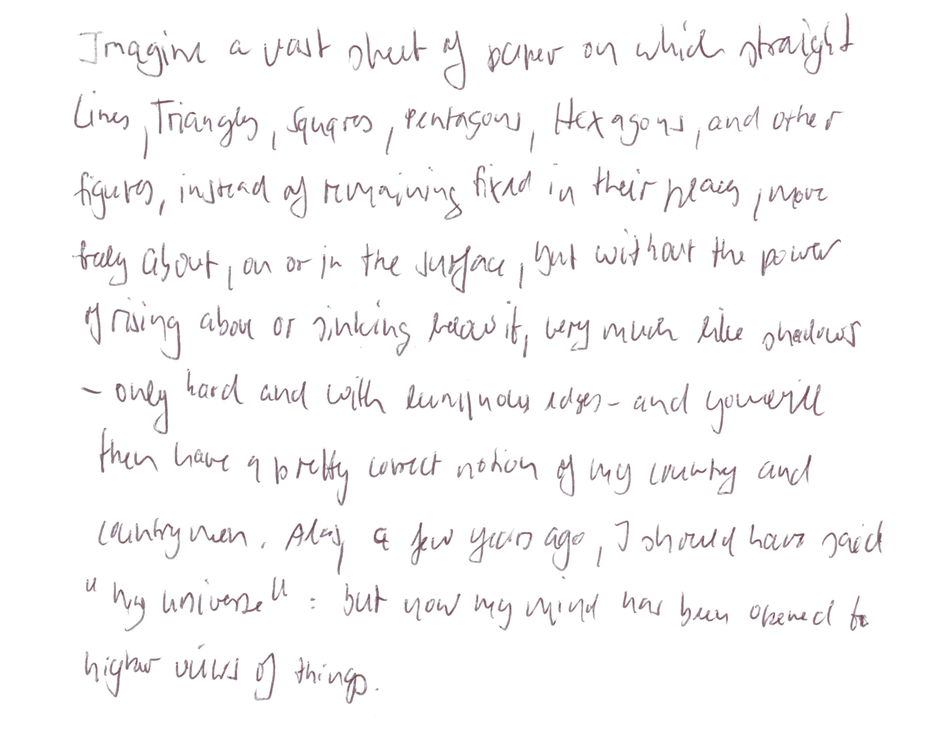
#> input picture root/images/tests/cvl_test.tif, 936 x 754 px, shrunk from 2016 x 1624 before the run, found by its file name
$ python rotation.py
#> lines starting #> are read from the running program, lines starting #| are printed output that depends on the picture; after the words box and inside, x2 and y2 are one past the last pixel; in counts of white or black regions, pixels touching at a corner belong together
#!/usr/bin/python3
# 2018.01.16 01:11:49 CST
# 2018.01.16 01:55:01 CST
import cv2
import numpy as np

import os
print( os.getcwd() )

## (1) read
img = cv2.imread("images/tests/cvl_test.tif")
#> img is the input picture: shape (754, 936, 3); mean B, G, R 249.1, 248.6, 249.6
gray = cv2.cvtColor(img, cv2.COLOR_BGR2GRAY)

## (2) threshold
th, threshed = cv2.threshold(gray, 127, 255, cv2.THRESH_BINARY_INV|cv2.THRESH_OTSU)
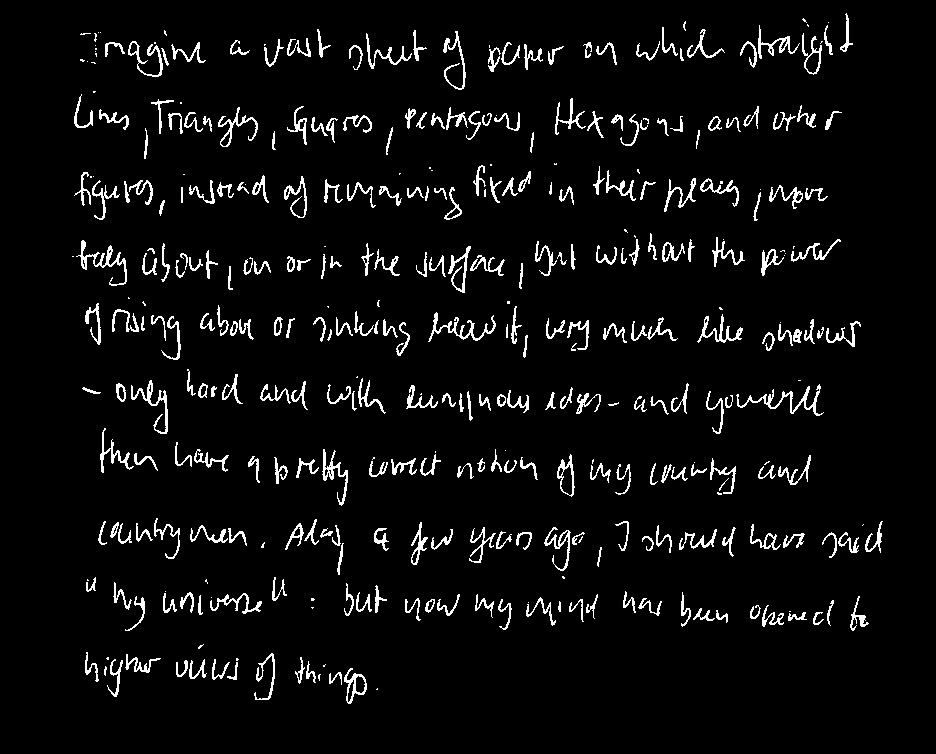
#> threshed: shape (754, 936); 5% white in thin lines or dots, all inside (x1, y1, x2, y2) = (72, 13, 883, 704)
#> th = 202

## (3) minAreaRect on the nozeros
pts = cv2.findNonZero(threshed)
#> pts = contour of 35447 points, box (x1, y1, x2, y2) (72, 13, 883, 704), area 129682
ret = cv2.minAreaRect(pts)
#> ret = ((476.1, 359.6), (801.3, 678.5), -1.79)

(cx,cy), (w,h), ang = ret
#> cx = 476.1; cy = 359.6; w = 801.3; h = 678.5; ang = -1.79
if w>h:
    w,h = h,w
#> w = 678.5; h = 801.3
    ang += 90
#> ang = 88.21

## (4) Find rotated matrix, do rotation
M = cv2.getRotationMatrix2D((cx,cy), ang, 1.0)
#> M = [[0.0312, 1, 101.8], [-1, 0.0312, 824.3]]
rotated = cv2.warpAffine(threshed, M, (img.shape[1], img.shape[0]))
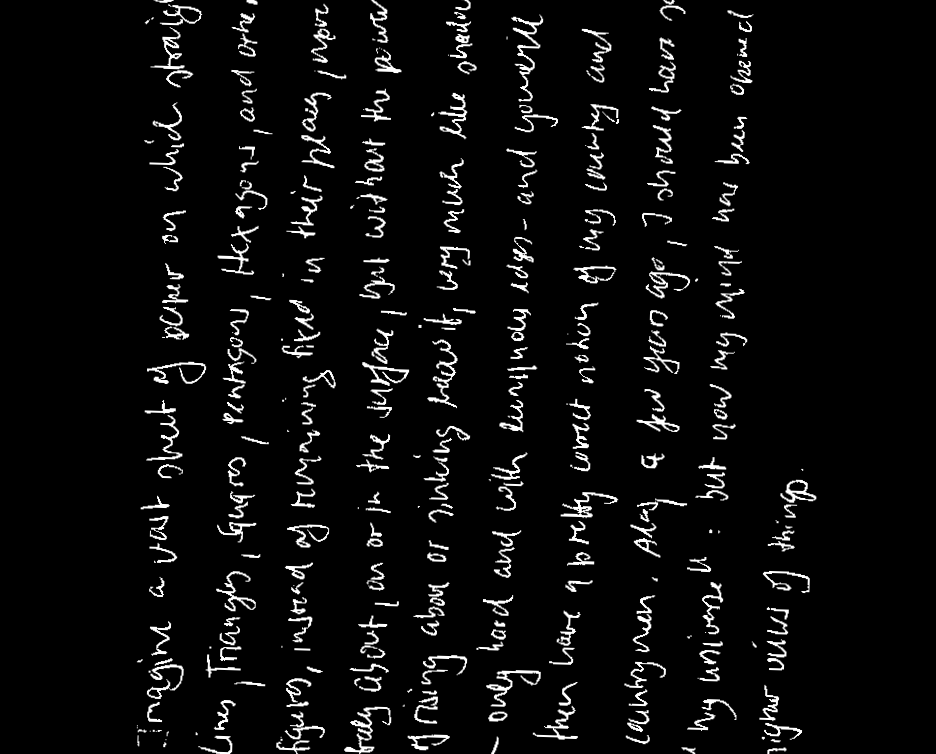
#> rotated: shape (754, 936); min 0, max 255, mean 12.5

## (5) find and draw the upper and lower boundary of each lines
hist = cv2.reduce(rotated,1, cv2.REDUCE_AVG).reshape(-1)
#> hist = 754 values, max 32 at index 736, min 2 at index 205, mean 12.45

th = 2
H,W = img.shape[:2]
#> H = 754; W = 936
uppers = [y for y in range(H-1) if hist[y]<=th and hist[y+1]>th]
#> uppers = [205]
lowers = [y for y in range(H-1) if hist[y]>th and hist[y+1]<=th]
#> lowers = [204]

rotated = cv2.cvtColor(rotated, cv2.COLOR_GRAY2BGR)
#> rotated: shape (754, 936, 3)
for y in uppers:
    cv2.line(rotated, (0,y), (W, y), (255,0,0), 1)
#> this loop made 1 pass
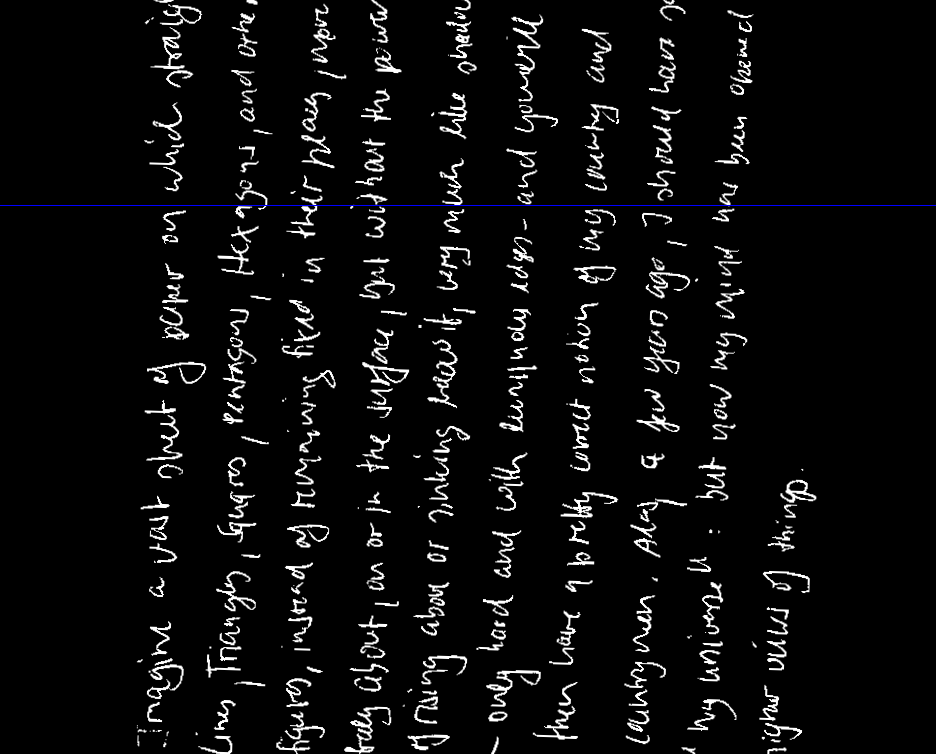
#> rotated: shape (754, 936, 3); mean B, G, R 12.8, 12.5, 12.5

for y in lowers:
    cv2.line(rotated, (0,y), (W, y), (0,255,0), 1)
#> this loop made 1 pass
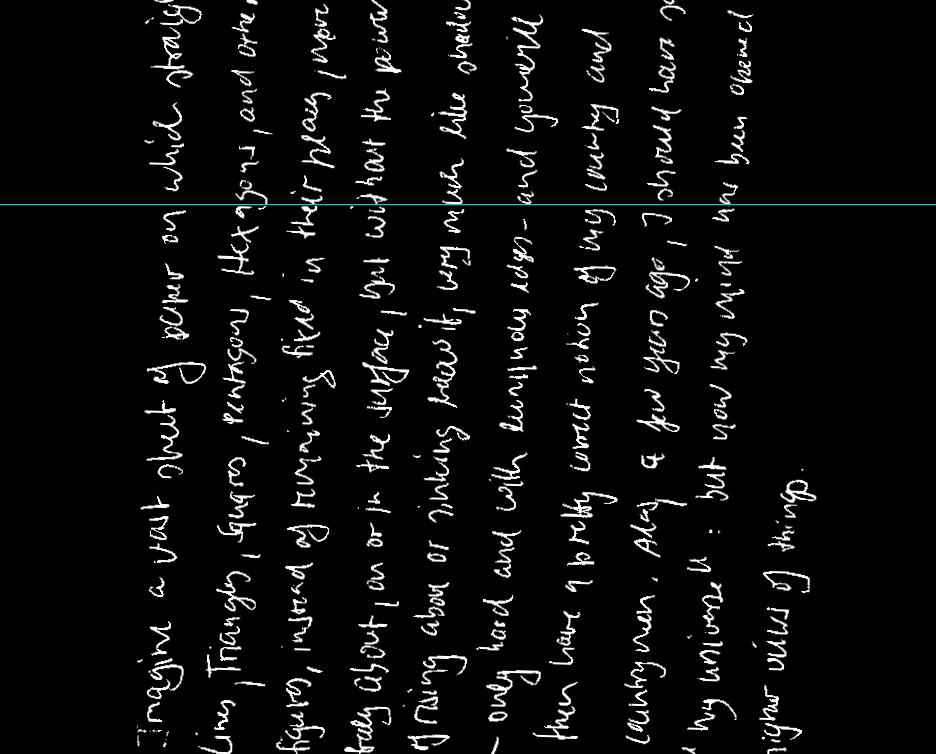
#> rotated: shape (754, 936, 3); 0.13% of pixels changed, all inside (x1, y1, x2, y2) = (0, 204, 936, 205)

cv2.imwrite("result.png", rotated)
